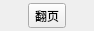
<?xml version="1.0" encoding="UTF-8"?>
<ui version="4.0">
 <class>Form</class>
 <widget class="QWidget" name="Form">
  <property name="geometry">
   <rect>
    <x>0</x>
    <y>0</y>
    <width>94</width>
    <height>26</height>
   </rect>
  </property>
  <property name="windowTitle">
   <string>翻页</string>
  </property>
  <layout class="QHBoxLayout" name="horizontalLayout">
   <property name="spacing">
    <number>3</number>
   </property>
   <property name="leftMargin">
    <number>3</number>
   </property>
   <property name="topMargin">
    <number>3</number>
   </property>
   <property name="rightMargin">
    <number>3</number>
   </property>
   <property name="bottomMargin">
    <number>3</number>
   </property>
   <item>
    <widget class="QToolButton" name="toolButton_turn_page">
     <property name="text">
      <string>翻页</string>
     </property>
    </widget>
   </item>
  </layout>
 </widget>
 <resources/>
 <connections/>
</ui>
